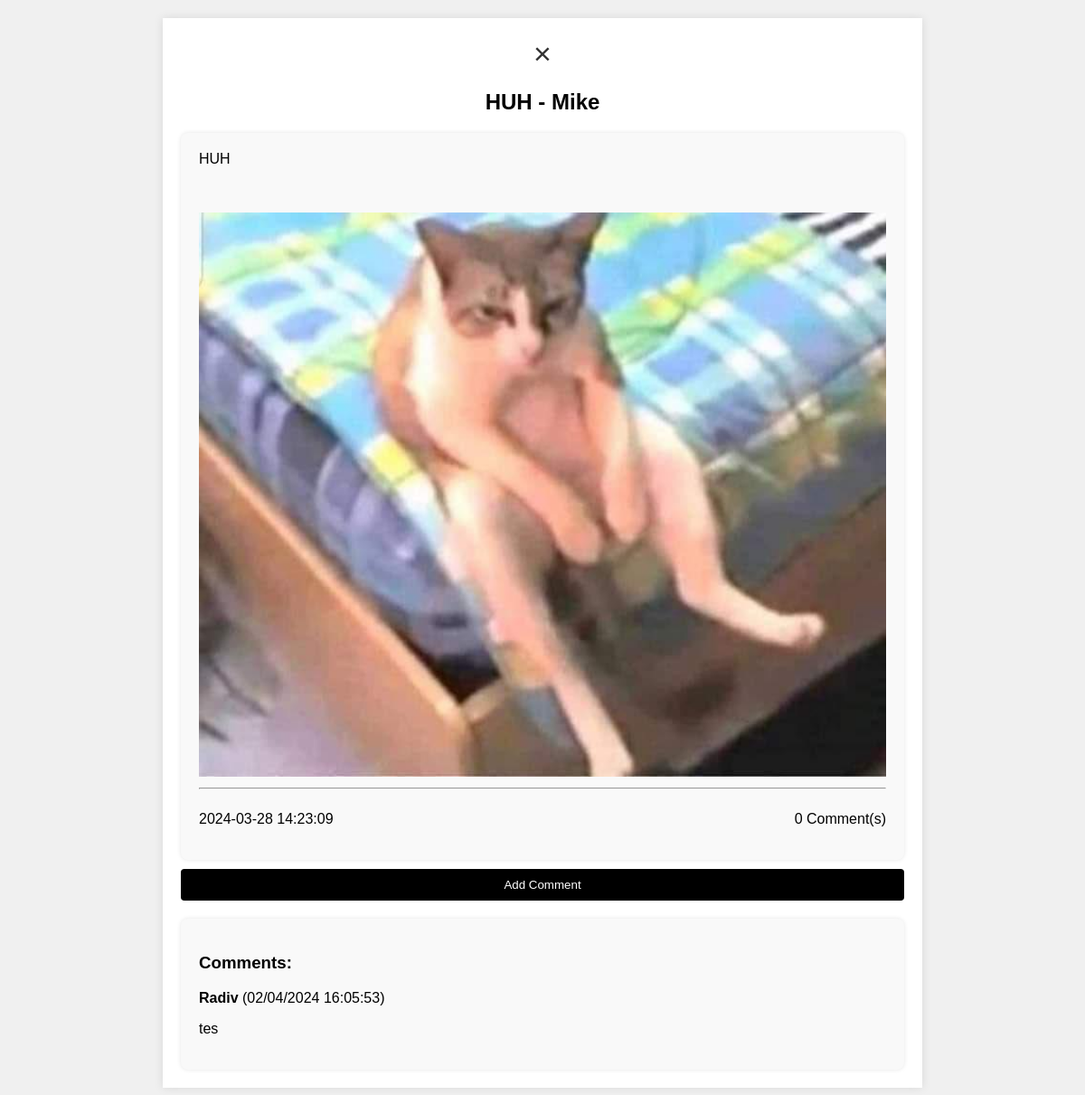
Before: /thread/6 (signed in) with the older database file.
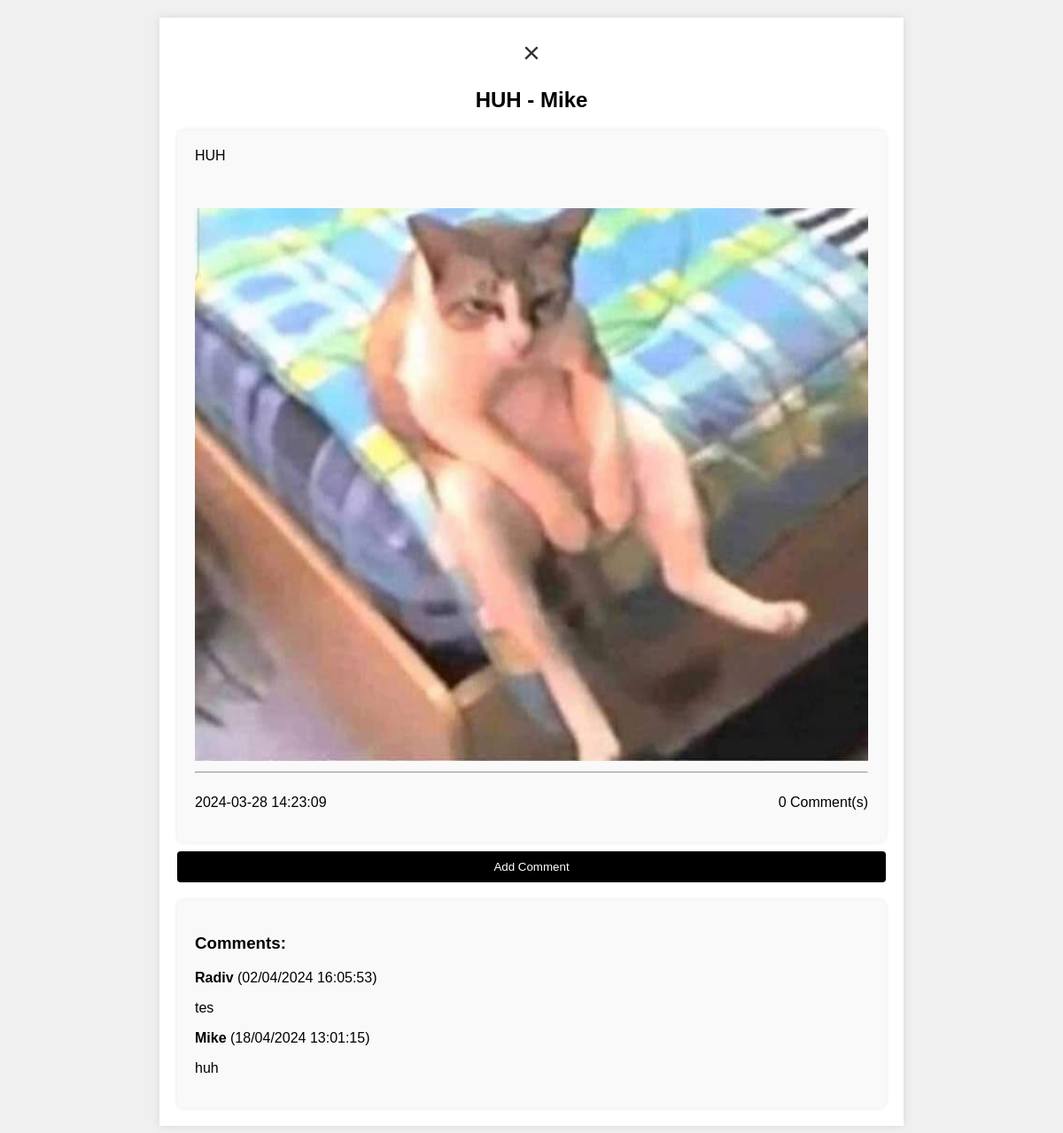
After: the same page with the newer database file.
### app.py (models this page shows, shortened)
class Thread(db.Model):
    id = db.Column(db.Integer, primary_key=True)
    title = db.Column(db.String(200), nullable=False)
    content = db.Column(db.Text, nullable=False)
    image_filename = db.Column(db.String(100))
    created_at = db.Column(db.DateTime, default=datetime.utcnow)
    user_id = db.Column(db.Integer, db.ForeignKey('user.id'), nullable=False)
    user = db.relationship('User', backref=db.backref('threads', lazy=True))

class User(UserMixin, db.Model):
    id = db.Column(db.Integer, primary_key=True)
    username = db.Column(db.String(80), unique=True, nullable=False)
    password_hash = db.Column(db.String(120), nullable=False)
    profile_picture = db.Column(db.String(100))
    bio = db.Column(db.Text)  # Tambah kolom bio
    twitter_username = db.Column(db.String(50))  # Tambah kolom username Twitter
    facebook_username = db.Column(db.String(50))  # Tambah kolom username Facebook

class Comment(db.Model):
    id = db.Column(db.Integer, primary_key=True)
    content = db.Column(db.Text, nullable=False)
    created_at = db.Column(db.DateTime, default=datetime.utcnow)
    user_id = db.Column(db.Integer, db.ForeignKey('user.id'), nullable=False)
    user = db.relationship('User', backref=db.backref('comments', lazy=True))
    thread_id = db.Column(db.Integer, db.ForeignKey('thread.id'), nullable=False)
    thread = db.relationship('Thread', backref=db.backref('thread_comments', lazy=True))

### app.py (the view, shortened to what this page needs)
@app.route('/thread/<int:thread_id>', methods=['GET', 'POST'])
@login_required
def view_thread(thread_id):
    thread = Thread.query.get_or_404(thread_id)
    return render_template('view_thread.html', thread=thread, comments=thread.thread_comments)

### app.py (called while the page is built)
@login_manager.user_loader
def load_user(user_id):
    return User.query.get(int(user_id))

### templates/view_thread.html (shortened to what this page needs)
<!DOCTYPE html>
<html lang="en">
<head>
    <link rel="stylesheet" href="{{ url_for('static', filename='view-thread.css') }}">
</head>
<body>
    <div class="container">
        <header>
            <a href="{{ url_for('home') }}" class="close-btn">&times;</a>
            <h2>{{ thread.title }} - {{ thread.user.username }}</h2>
        </header>
        <section>
            <div class="thread-card">
                <p class="thread-content mb-5">{{ thread.content }}</p>
                {% if thread.image_filename %}
                <img src="{{ url_for('static', filename='images/' + thread.image_filename) }}" alt="Thread Image" class="card-image" width="100%">
                {% endif %}
                <hr>
                <div class="thread-info">
                    <p class="thread-date">{{ thread.created_at.strftime('%Y-%m-%d %H:%M:%S') }}</p>
                    <p class="thread-comments">{{ thread.comments|length }} Comment(s)</p>
                </div>
            </div>
            <div class="comment-section">
                <button class="comment-btn" onclick="toggleCommentPopup()">Add Comment</button>
                <div class="comments">
                    <h3>Comments:</h3>
                    {% for comment in comments %}
                    <div class="comment">
                      <p><strong>{{ comment.user.username }}</strong> ({{ comment.created_at.strftime("%d/%m/%Y %H:%M:%S") }})</p>
                      <p>{{ comment.content }}</p>
                    </div>
                  {% endfor %}
                </div>
            </div>
        </section>
    </div>
</body>
</html>

### static/view-thread.css (style rules this page uses)
body { font-family: 'Arial', sans-serif; background-color: #f0f0f0; margin: 0; padding: 0; }
.container { margin-top: 100px; max-width: 800px; margin: 20px auto; padding: 20px; background-color: #fff; box-shadow: 0 0 10px rgba(0, 0, 0, 0.1); }
header { text-align: center; margin-bottom: 20px; }
.thread-card { background-color: #f9f9f9; padding: 20px; border-radius: 8px; box-shadow: 0 0 5px rgba(0, 0, 0, 0.1); }
.thread-content { margin: 0; margin-bottom: 50px; }
.thread-info { display: flex; justify-content: space-between; align-items: center; }
.comment-section { display: flex; flex-direction: column; gap: 20px; }
.comment-btn { margin-top: 10px; padding: 10px; background-color: #000000; color: white; border: none; border-radius: 4px; cursor: pointer; }
.comments { background-color: #f9f9f9; padding: 20px; border-radius: 8px; box-shadow: 0 0 5px rgba(0, 0, 0, 0.1); }
.close-btn { text-decoration: none; font-size: 34px; color: #333; cursor: pointer; transition: color 0.3s; padding: 10px; }

Changed rows visible on the page:
added Comment: user.username "Mike", created_at "18/04/2024 13:01:15", content "huh"
